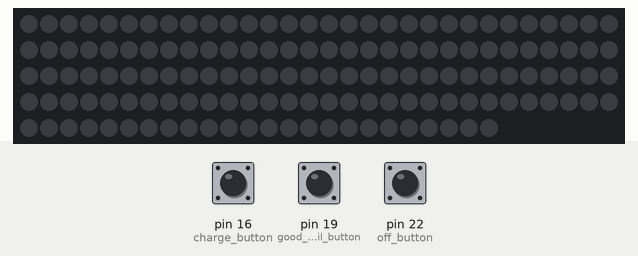
Simulated run of this program. Board: MicroPython board. On the bench: 144 RGB LEDs in strip order, left to right, continuing on the next row. The inputs (shaded band) are chosen by the test bench; at power-on: pin 16 (charge_button) LOW, pin 19 (good_evil_button) LOW, pin 22 (off_button) LOW. Dim RGB values are drawn brighter than linear; what the program prints to the serial console is not drawn.

Above: at 1.2 s.
1.3 s: pin 16 (charge_button) pulled HIGH for 0.15 s
At 2.6 s:
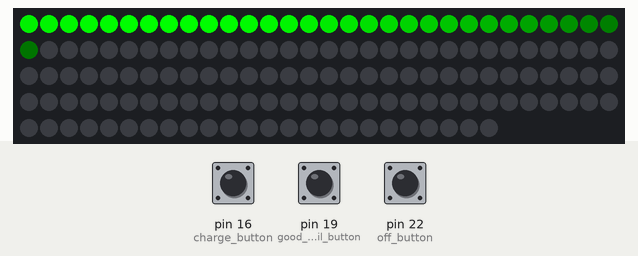
At 9.4 s:
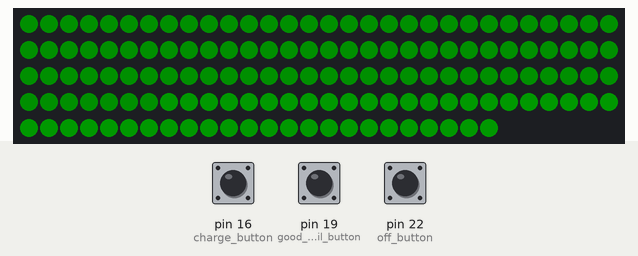
Timing chart, 0 to 10.4 s (numbered marks = the images above; inputs shaded):
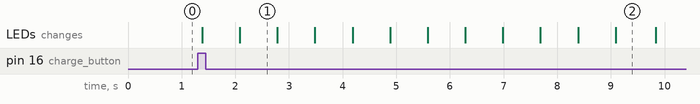

Measured:
- after the input at 1.3 s, the LEDs: first change after 0.08 s (image 1 shows a later state)
- what the display in image 1 shows lasts 0.7 s, from 2.1 s to 2.8 s

The program:

trial.py
```python
import time
import math
from machine import Pin
from neopixel import NeoPixel


class CostumeState:
    # there are different states for what the costume is 'doing'
    Idle = 0  # no lights on, waiting on input
    Charging = 1  # arms charging up in the correct color scheme, accents glowing
    Armed = 2  # accents bright, charging paths on but dim, wrists and hands glowing bright
    Calming = 3  # all lights calmly turn off

    Good = 0  # in this case the target color is green, 0, 255, 0
    Evil = 1  # in this case the target color is red, 255, 0, 0


good_evil_status = CostumeState.Good


class PixelyColor:
    Off = (0, 0, 0)
    Red = (255, 0, 0)
    Green = (0, 255, 0)
    Blue = (0, 0, 255)
    White = (255, 255, 255)
    Orange = (219, 87, 0)


class StrangePixel:
    """
    A class representing a single RGB pixel along an LED strip, with RGB members along with x and index members
    """
    def __init__(self, index: int, x: float):
        """
        Initialize the StripRGBPixel instance

        :param index: Zero-based index of pixel on the LED strip
        :param x: A physical representation of the x-position of this pixel, not necessarily accurate to real-life
        """
        self.index = index
        self.x = x
        self.intensity = 0
        self.red = 0
        self.green = 0
        self.blue = 0

    def set_pixel_intensity(self, intensity: int) -> None:
        """
        Updates the pixel based on an intensity.  RGB values are updated according to good/evil status.

        :param intensity: Intensity should be an integer from 0 to 255
        """
        global good_evil_status
        self.intensity = intensity
        if good_evil_status == CostumeState.Good:
            self.red = 0
            self.green = int(intensity)
            self.blue = 0
        else:
            self.red = int(intensity)
            self.green = 0
            self.blue = int(intensity)


class ArmLedStrip:
    def __init__(self, gpio_pin_number: int):
        self.num_leds = 144
        self.strip = NeoPixel(Pin(gpio_pin_number), self.num_leds)
        self.num_charging_waves = 3  # number of oscillations during charging
        initial_offset = -math.pi / 2.0  # setting this as a quarter period makes it charge up nicely
        self.lights_per_period = self.num_leds / self.num_charging_waves
        self.pixels = []
        for i in range(0, self.num_leds):
            x = i * (2 * math.pi / self.lights_per_period) + initial_offset
            p = StrangePixel(i, x)
            self.pixels.append(p)

    # def calm(self):
    #     original_led_intensities = []

    def toggle_good_evil(self):
        global good_evil_status
        good_evil_status = CostumeState.Good if good_evil_status == CostumeState.Evil else CostumeState.Evil
        for p in self.pixels:
            p.set_pixel_intensity(p.intensity)
        self.update()

    def charge(self):
        num_times_to_charge = 2  # number of times to charge before fading and resonating
        target_value = 15  # final target value for arm while resonating wrist
        num_steps = 20  # number of steps to fade to target value
        max_val = 255  # maximum brightness during charge-up
        amplitude = max_val / 2.0

        # charge up the arm
        for iteration in range(0, self.num_leds * num_times_to_charge):
            # each iteration, we just want to walk from the end to the beginning, and
            # move the value from upstream down one, then calculate a new value for the zeroth element by
            # adding a small shift to the calculated value
            for i in range(self.num_leds - 1, 0, -1):
                self.pixels[i].set_pixel_intensity(self.pixels[i - 1].intensity)
            this_shift = iteration * 2 * math.pi * self.num_charging_waves / self.num_leds
            self.pixels[0].set_pixel_intensity(
                int(amplitude + amplitude * math.sin(self.pixels[0].x - this_shift))
            )
            self.update()

        # fade down to the target value
        # store the values before we start altering them
        step_sizes = []
        for i in range(0, self.num_leds):
            actual_distance = target_value - self.pixels[i].intensity  # positive if we are too low
            step_sizes.append(actual_distance / num_steps)

        # now actually go in and gradually get them close to the target value (round-off error will occur)
        for step in range(0, num_steps):
            for i in range(0, self.num_leds):
                new_intensity = int(self.pixels[i].intensity + step_sizes[i])
                if new_intensity < 0:
                    new_intensity = 0
                self.pixels[i].set_pixel_intensity(new_intensity)
            self.update()

        # now one final pass to get them all to the target value
        for i in range(0, self.num_leds):
            self.pixels[i].set_pixel_intensity(target_value)
        self.update()

        # then resonate the last half period
        periods_ignored = self.num_charging_waves - 1
        starting_led_of_last_period = self.lights_per_period * periods_ignored + 1
        starting_point_for_resonating = int(starting_led_of_last_period)
        resonating_value_modifiers = [0, 1, 2, 3, 4, 5, 6, 7, 8, 9, 10, 11, 12, 13, 14, 15, 16, 17, 18, 19, 20,
                                      19, 18, 17, 16, 15, 14, 13, 12, 11, 10, 9, 8, 7, 6, 5, 4, 3, 2, 1]
        # list(range(21)) + list(reversed(range(1, 20)))
        resonating_values = [target_value + x for x in resonating_value_modifiers]
        for _ in range(5):
            for val in resonating_values:
                for i in range(starting_point_for_resonating, self.num_leds):
                    self.pixels[i].set_pixel_intensity(val)
                self.update()
                # time.sleep(0.02)
        # this should be in a try...except block with a KeyboardInterrupt handler that cleans up and returns

    def transition_to(new_color, steps):
        pass

    def turn_off(self):
        for i in range(0, self.num_leds):
            self.pixels[i].set_pixel_intensity(0)
        self.update()

    def update(self):
        for i, p in enumerate(self.pixels):
            r = int(p.red)
            g = int(p.green)
            b = int(p.blue)
            try:
                self.strip[i] = (r, g, b)
            except OverflowError:
                print(f"Red: {r}, Green: {g}, Blue: {b}")
                raise
        self.strip.write()


class DoctorStrangeCostume:

    def __init__(self):
        arm_led_pin = 28
        self.arms = ArmLedStrip(arm_led_pin)  # for now both arms are parallel, ideally we do them individually L/R

    def name(self) -> str:
        return "Doctor Strange Full Costume"

    def run(self):
        print("Waiting for button press ...")
        charge_button = Pin(16, Pin.IN)
        good_evil_button = Pin(19, Pin.IN)
        off_button = Pin(22, Pin.IN)
        while True:
            if charge_button.value():
                self.arms.charge()
            elif good_evil_button.value():
                self.arms.toggle_good_evil()
                time.sleep(0.5)
            elif off_button.value():
                self.arms.turn_off()


if __name__ == "__main__":
    d = DoctorStrangeCostume()
    d.run()
```
